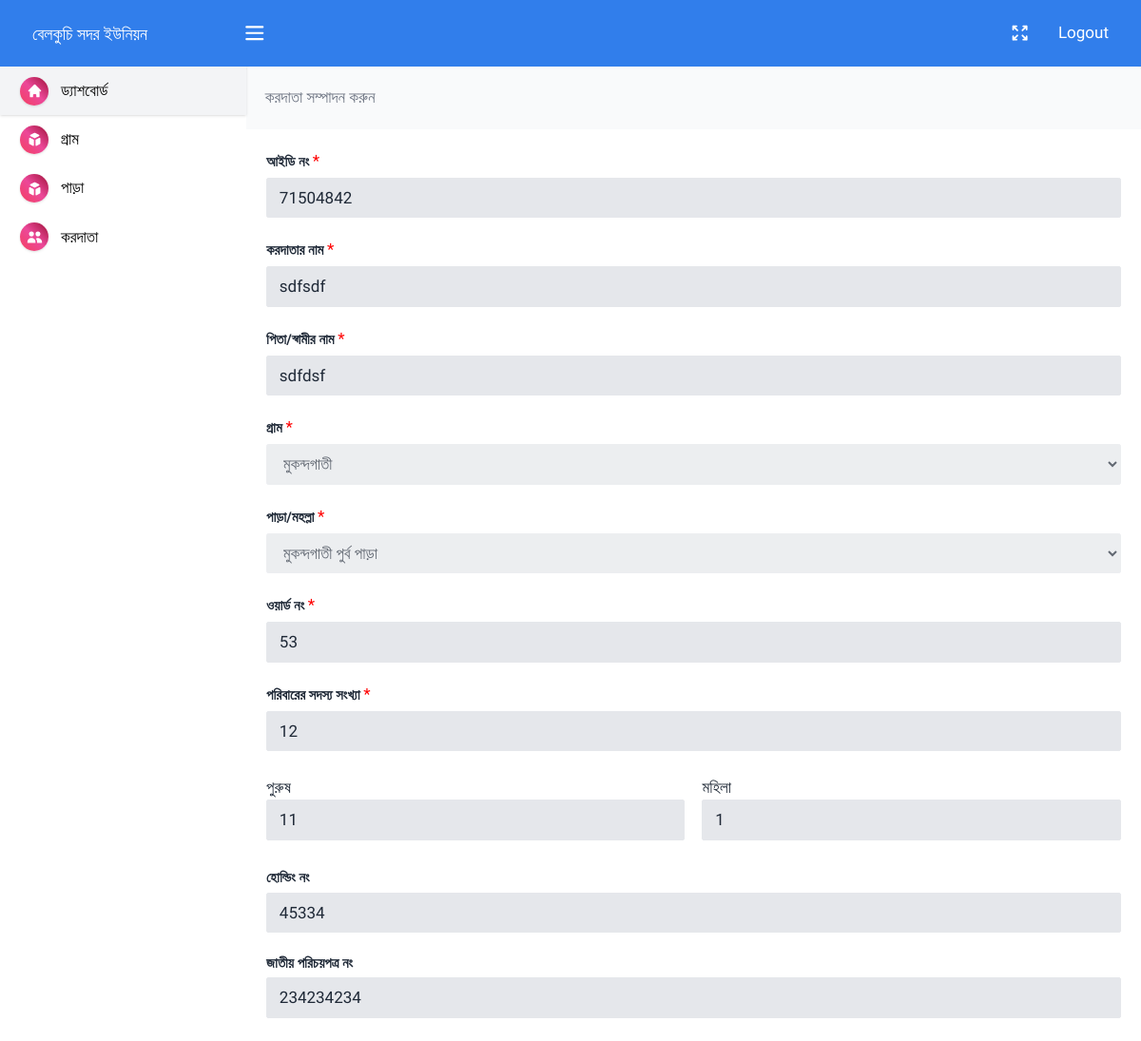
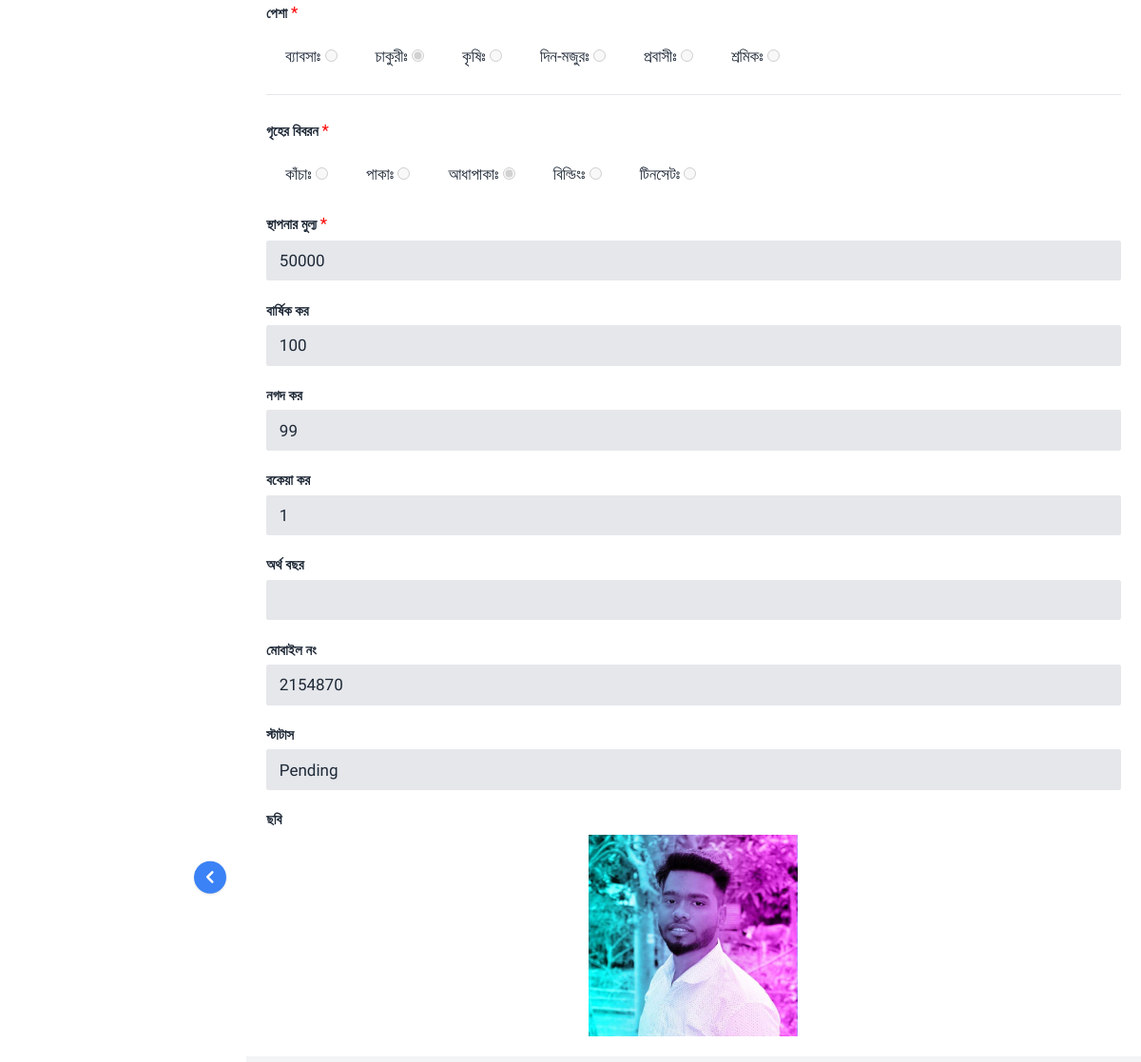
The app's page /tax-holder-view.php?id=52 (signed in) with its own data (2 pictures, top to bottom).
### tables this page shows
CREATE TABLE `union_name` (
  `id` int(255) NOT NULL,
  `admin_id` int(255) NOT NULL,
  `union_name` varchar(255) NOT NULL,
  `pass` varchar(255) NOT NULL,
  `time` int(255) NOT NULL
);

CREATE TABLE `person` (
  `admin_id` int(255) NOT NULL,
  `id` int(255) NOT NULL,
  `id_no` int(255) NOT NULL,
  `name` varchar(255) NOT NULL,
  `guardian_name` varchar(255) NOT NULL,
  `village` varchar(255) NOT NULL,
  `section` varchar(255) NOT NULL,
  `word_no` varchar(255) NOT NULL,
  `family_member` int(255) NOT NULL,
  `male` int(255) NOT NULL,
  `female` int(255) NOT NULL,
  `holding_no` varchar(255) NOT NULL,
  `nid_no` varchar(300) NOT NULL,
  `profession` varchar(255) NOT NULL,
  `home` varchar(255) NOT NULL,
  `net_worth` int(255) NOT NULL,
  `annual_tax` int(255) NOT NULL,
  `ablable_tax` int(255) NOT NULL,
  `due_tax` int(255) NOT NULL,
  `present_year` varchar(255) NOT NULL,
  `mobile_no` varchar(300) NOT NULL,
  `status` varchar(255) NOT NULL DEFAULT 'Pending',
  `obostha` varchar(255) NOT NULL DEFAULT 'বহাল',
  `file_name` varchar(255) NOT NULL DEFAULT 'avatar.jpg',
  `time` int(255) NOT NULL
);

CREATE TABLE `village` (
  `admin_id` int(255) NOT NULL,
  `id` int(255) NOT NULL,
  `name` varchar(255) NOT NULL,
  `edit_permision` varchar(255) NOT NULL DEFAULT 'OFF',
  `time` int(255) NOT NULL
);

CREATE TABLE `section` (
  `admin_id` int(255) NOT NULL,
  `id` int(255) NOT NULL,
  `vlg_id` int(255) NOT NULL,
  `name` varchar(255) NOT NULL,
  `time` int(255) NOT NULL
);

### tax-holder-view.php (the view, shortened to what this page needs)
<?php include("common/header.php");?>
<?php
if(isset($_GET['id'])){
  $id = $_GET['id'];
}
$data = mysqli_fetch_assoc(mysqli_query($conn,"SELECT * FROM person WHERE id='$id'"));
?>
    <main class="main_content">
<?php include("common/sidebar.php");?>
      <section class="content_wrapper">
        <div class="add_page_main_content">
          <div class="add_page_title">
            <span>করদাতা সম্পাদন করুন</span>
          </div>
          <form id="edit_tax_holder_form" action="" method="POST" enctype="multipart/form-data">
            <div>
              <label>আইডি নং <span class="requird_star">*</span></label>
              <input disabled type="number" name="id_no" class="input disabled" required value="<?php echo $data['id_no']?>"/>
            </div>
            <div>
            <label>করদাতার নাম <span class="requird_star">* </span></label>
            <input disabled type="text" name="name" class="input disabled" required value="<?php echo $data['name']?>"/>
            </div>
            <div>
            <label>পিতা/স্বামীর নাম <span class="requird_star">* </span></label>
            <input disabled type="text" name="guardian_name" class="input disabled" required value="<?php echo $data['guardian_name']?>"/>
            </div>
            <div>
            <label>গ্রাম <span class="requird_star" >* </span></label>
            <select disabled name="village" id="village" class="input disabled" required>
            <?php
              $vlg_id = $data['village'];
              $selected_village = mysqli_fetch_assoc(mysqli_query($conn,"SELECT * FROM village WHERE id=$vlg_id"));
              ?>
              <option value="<?php echo $selected_village['id']?>"><?php echo $selected_village['name']?></option>
            </select>
            </div>
            <div>
            <label>পাড়া/মহল্লা <span class="requird_star">* </span></label>
            <select disabled name="section" id="section" class="input disabled" required value="<?php echo $data['section']?>">
            <?php
              $section_id = $data['section'];
              $selected_section = mysqli_fetch_assoc(mysqli_query($conn,"SELECT * FROM section WHERE id=$section_id"));
              ?>
              <option value="<?php echo $selected_section['id']?>"><?php echo $selected_section['name']?></option>
            </select>
            </div>
            <div>
            <label>ওয়ার্ড নং <span class="requird_star">*</span></label>
            <input disabled type="text" name="word_no" class="input disabled"  required value="<?php echo $data['word_no']?>"/>
            </div>
            <div>
            <label>পরিবারের সদস্য সংখ্যা <span class="requird_star">*</span></label>
            <input disabled type="number" name="family_member" class="input disabled"  required value="<?php echo $data['family_member']?>"/>
            </div>
            <br>
            <div class="radio_div">
              <div style="width:49%;float:left">
                <label>পুরুষ</label>
                <input disabled type="number" name="male" class="input disabled"  value="<?php echo $data['male']?>"/>
              </div>
              <div style="width:49%;float:right">
                <label>মহিলা</label>
                <input disabled type="number" name="female" class="input disabled"  value="<?php echo $data['female']?>"/>
              </div>
            </div>
            <br>
            <br>
            <br>
            <div>
            <label>হোল্ডিং নং</label>
            <input disabled type="text" name="holding_no" class="input disabled" value="<?php echo $data['holding_no']?>"/>
            </div>
            <div>
            <label>জাতীয় পরিচয়পত্র নং</label>
            <input disabled type="number" name="nid_no" class="input disabled" value="<?php echo $data['nid_no']?>"/>
            </div>
            <br>
            <div class="radio_div">
              <label>পেশা <span class="requird_star">*</span></label>
              <br>
              <div class="pesa">
                <label>ব্যাবসাঃ</label>
                <input disabled type="radio" required name="profession" value="ব্যাবসা"
                <?php
                if($data['profession'] == 'ব্যাবসা'){
                  echo "checked";
                }
                ?>
                >
              </div>
              <div class="pesa">
                <label>চাকুরীঃ</label>
                <input disabled type="radio" required name="profession" value="চাকুরি"
                <?php
                if($data['profession'] == 'চাকুরি'){
                  echo "checked";
                }
                ?>
                >
              </div>
              <div class="pesa">
                <label>কৃষিঃ</label>
                <input disabled type="radio" required name="profession" value="কৃষি"
                <?php
                if($data['profession'] == 'কৃষি'){
                  echo "checked";
                }
                ?>
                >
              </div>
              <div class="pesa">
                <label>দিন-মজুরঃ</label>
                <input disabled type="radio" required name="profession" value="দিন-মজুর"
                <?php
                if($data['profession'] == 'দিন-মজুর'){
                  echo "checked";
                }
                ?>
                >
              </div>
              <div class="pesa">
                <label>প্রবাসীঃ</label>
                <input disabled type="radio" required name="profession" value="প্রবাসী"
                <?php
                if($data['profession'] == 'প্রবাসী'){
                  echo "checked";
                }
                ?>
                >
              </div>
              <div class="pesa">
                <label>শ্রমিকঃ</label>
                <input disabled type="radio" required name="profession" value="শ্রমিক"
                <?php
                if($data['profession'] == 'শ্রমিক'){
                  echo "checked";
                }
                ?>
                >
              </div>
            </div>
            <br>
            <br>
            <hr>
            <br>
            <div class="radio_div">
              <label>গৃহের বিবরন <span class="requird_star">*</span></label>
              <br>
              <div class="pesa">
                <label>কাঁচাঃ</label>
                <input disabled type="radio" required name="home" value="কাঁচা"
                <?php
                if($data['home'] == 'কাঁচা'){
                  echo "checked";
                }
                ?>
                >
              </div>
              <div class="pesa">
                <label>পাকাঃ</label>
                <input disabled type="radio" required name="home" value="পাকা"
                <?php
                if($data['home'] == 'পাকা'){
                  echo "checked";
                }
                ?>
                >
              </div>
              <div class="pesa">
                <label>আধাপাকাঃ</label>
                <input disabled type="radio" required name="home" value="আধাপাকা"
                <?php
                if($data['home'] == 'আধাপাকা'){
                  echo "checked";
                }
                ?>
                >
              </div>
              <div class="pesa">
                <label>বিল্ডিংঃ</label>
                <input disabled type="radio" required name="home" value="বিল্ডিং"
                <?php
                if($data['home'] == 'বিল্ডিং'){
                  echo "checked";
                }
                ?>
                >
              </div>
              <div class="pesa">
                <label>টিনসেটঃ</label>
                <input disabled type="radio" required name="home" value="টিনসেট"
                <?php
                if($data['home'] == 'টিনসেট'){
                  echo "checked";
                }
                ?>
                >
              </div>
            </div>
            <br>
            <br>
            <div>
            <label>স্থাপনার মুল্য <span class="requird_star">*</span></label>
            <input disabled type="number" name="net_worth" class="input disabled"  required value="<?php echo $data['net_worth']?>"/>
            </div>
            <div>
            <label>বার্ষিক কর</label>
            <input disabled type="number" name="annual_tax" class="input disabled"  value="<?php echo $data['annual_tax']?>"/>
            </div>
            <div>
            <label>নগদ কর</label>
            <input disabled type="number" name="ablable_tax" class="input disabled"  value="<?php echo $data['ablable_tax']?>"/>
            </div>
            <div>
            <label>বকেয়া কর</label>
            <input disabled type="number" name="due_tax" class="input disabled" value="<?php echo $data['due_tax']?>"/>
            </div>
            <div>
            <label>অর্থ বছর</label>
            <input disabled type="number" name="present_year" class="input disabled"  value="<?php echo $data['present_year']?>"/>
            </div>
            <div>
            <label>মোবাইল নং</label>
            <input disabled type="text" name="mobile_no" class="input disabled"  value="<?php echo $data['mobile_no']?>"/>
            </div>
            <div>
            <label>স্টাটাস</label>
                <input disabled type="text" name="status" class="input disabled"  value="<?php echo $data['status']?>"/>
            </div>
            <div>
            <label>ছবি</label>
            <img style="width:220px;margin:auto" src="upload/<?php echo $data['file_name']?>" alt="image">
            </div>
          </form>
        </div>
      </section>
    </main>
<?php include("common/footer.php");?>

### common/header.php (shortened to what this page needs)
<?php include("include/functions.php");?>
<?php
if(isset($_SESSION['admin_id'])){
  $id = $_SESSION['admin_id'];
}elseif(isset($_COOKIE['admin_id'])){
  $id = $_COOKIE['admin_id'];
}else{
  $id = 0;
}
if(isset($_SESSION['admin_id'])){
  $id = $_SESSION['admin_id'];
}
$union = mysqli_fetch_assoc(mysqli_query($conn,"SELECT * FROM union_name WHERE admin_id=$id"));
?>
<!DOCTYPE html>
<html>
  <head>
    <link href="dist/css/category.css" rel="stylesheet" />
    <link href="dist/css/styles.css" rel="stylesheet" />
    <link href="dist/css/custom.css" rel="stylesheet" />
  </head>
  <body>
    <header class="header">
      <div class="header_container">
        <div class="header_left">
          <div class="header_brand">
            <a href="index.php" class="go_home">
              <div>
                <?php if($website['logo']=""){ ?>
                  <img style="width:150px;height:50px" src="upload/<?php echo $website['logo'];?>" alt="">
                 <?php }else{ ?>
                  <span style="font-size:18px;color:#fff;"><?php echo $union['union_name']?></span>
               <?php  } ?>
              </div>
            </a>
          </div>
          <button onclick="toggle_nav()" class="menu_icon"></button>
        </div>
        <div class="header_right">
          <button onclick="toggle_full_screen()" class="expand_icon"></button>
          <a style="color:#fff" onclick="return confirm('Are You Sure To Logout?')" href="logout.php">Logout</a>
        </div>
      </div>
    </header>

### records on screen
union_name: union_name "বেলকুচি সদর ইউনিয়ন"
person: id_no "71504842", name "sdfsdf", guardian_name "sdfdsf", word_no "53", family_member "12", male "11", female "1", holding_no "45334", nid_no "234234234", profession "☑", home "☑", net_worth "50000", annual_tax "100", ablable_tax "99", due_tax "1", mobile_no "2154870", status "Pending", file_name (picture)
village: village "মুকন্দগাতী"
section: section "মুকন্দগাতী পুর্ব পাড়া"
